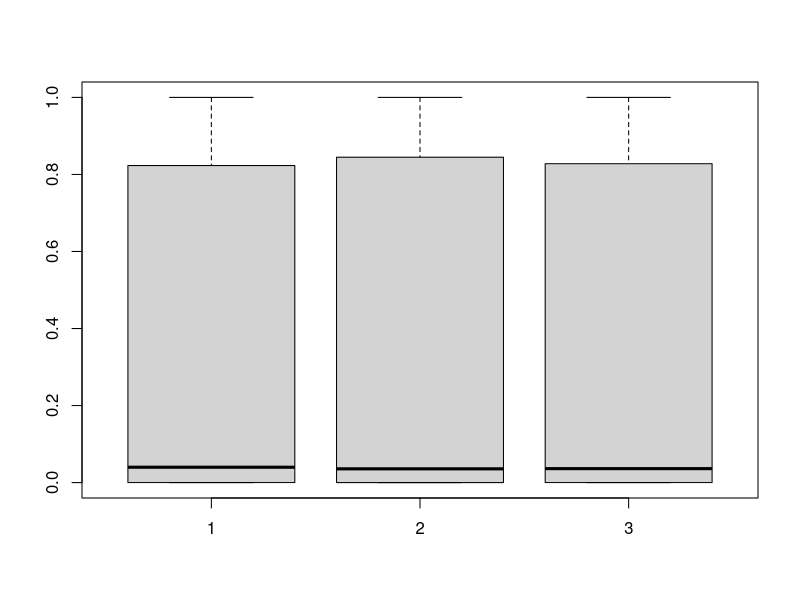
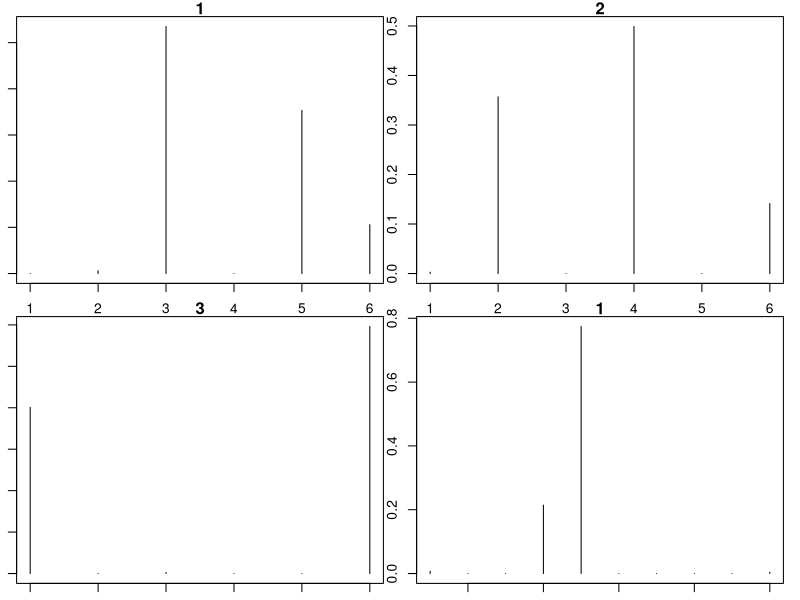
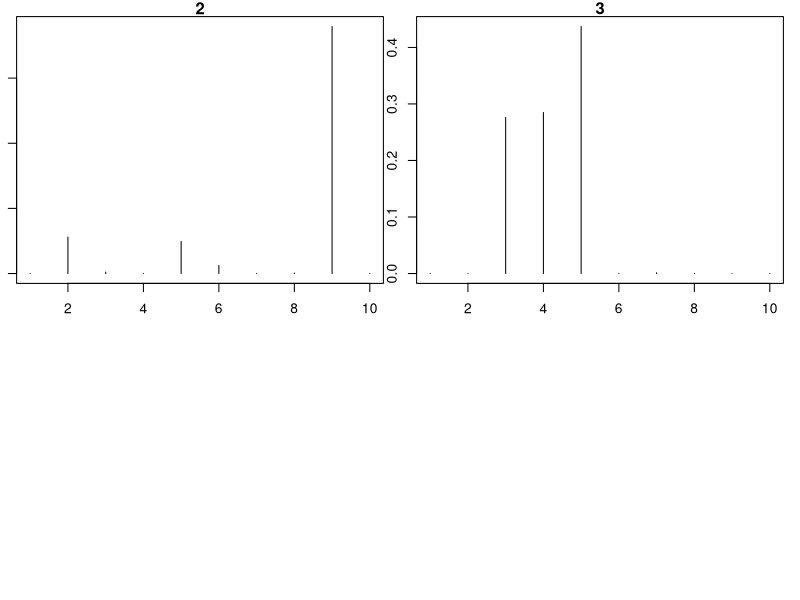

These charts were generated, in order, by the following R code:
rm(list=ls(all=TRUE))
library('MCMCpack')
set.seed(3)

#basic settings
ntsegm=20*40 #overall number of time segments
#be careful with large nbehavior because it is easy to:
#- generate phi1 and phi2 in such a way that things are not clearly separable
#- generate theta in such a way that we don't have approx. pure time segments
nbehavior=3
ncat.data=c(6,10,2,8,5)
ndata.types=length(ncat.data)
nobs.tsegm=100 #number of observations per time segment

#get parameters
phi=list()
for (i in 1:ndata.types){
  phi[[i]]=rdirichlet(nbehavior,alpha=rep(0.1,ncat.data[i]))
}
theta.true=theta=rdirichlet(ntsegm,alpha=rep(0.1,nbehavior))
phi.true=phi

#look at these parameters
boxplot(theta)
apply(theta>0.95,2,mean)

par(mfrow=c(ceiling(nbehavior/2),2),mar=rep(1,4))
for (i in 1:nbehavior) plot(phi.true[[1]][i,],type='h',main=i)
for (i in 1:nbehavior) plot(phi.true[[2]][i,],type='h',main=i)

#create storage space
y.disagg.true=z.true=list()
for (i in 1:ndata.types){
  z.true[[i]]=matrix(0,ntsegm,nbehavior)
  y.disagg.true[[i]]=array(NA,dim=c(ntsegm,ncat.data[i],nbehavior))
}

#generate disaggregated data (already partitioned into different behaviors)
for (j in 1:ndata.types){
  for (t in 1:ntsegm){
    z=rmultinom(1,size=nobs.tsegm,prob=theta[t,]) #number of obs from each behavior
    z.true[[j]][t,]=z
    for (k in 1:nbehavior){
      y.disagg.true[[j]][t,,k]=rmultinom(1,size=z[k],prob=phi[[j]][k,]) #number of obs in each categ from each behavior
    }
  }
}

#aggregate data
y=numeric()
for (j in 1:ndata.types){
  aux=apply(y.disagg.true[[j]],1:2,sum) #sum across behaviors
  nomes=paste0('y',j,'.',1:ncat.data[j])
  colnames(aux)=nomes
  y=cbind(y,aux) 
}

#export fake data
write.csv(y,'fake data.csv',row.names=F)
